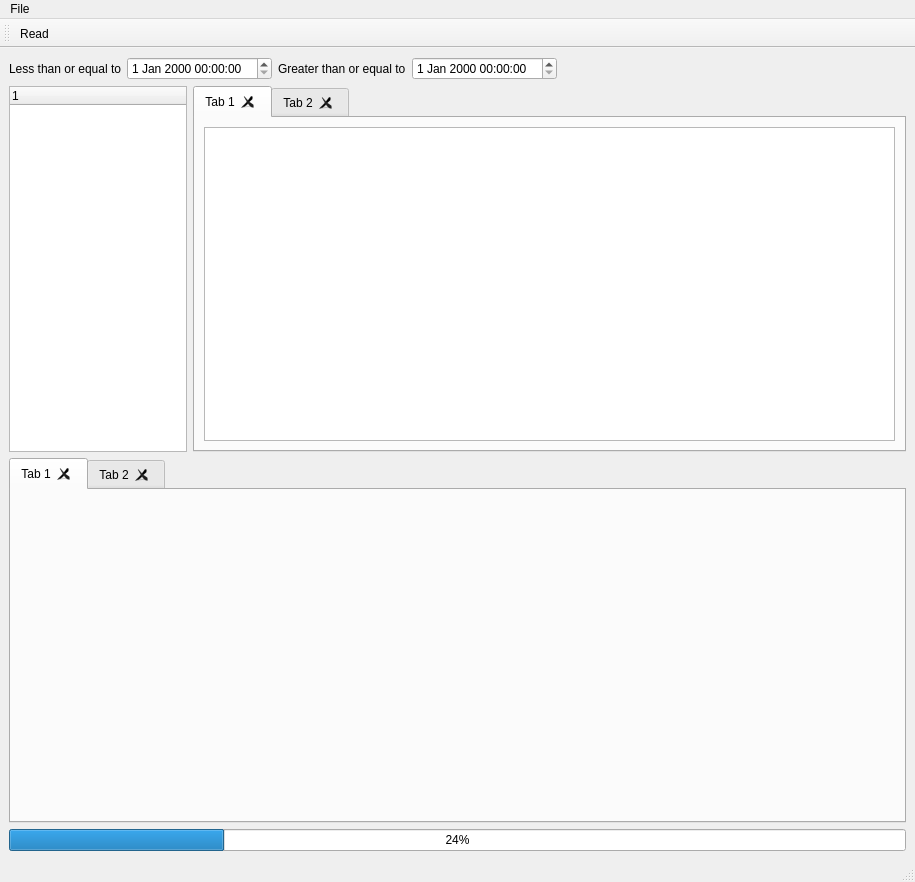
<?xml version="1.0" encoding="UTF-8"?>
<ui version="4.0">
 <class>MainWindow</class>
 <widget class="QMainWindow" name="MainWindow">
  <property name="geometry">
   <rect>
    <x>0</x>
    <y>0</y>
    <width>915</width>
    <height>882</height>
   </rect>
  </property>
  <property name="windowTitle">
   <string>MainWindow</string>
  </property>
  <widget class="QWidget" name="centralwidget">
   <layout class="QHBoxLayout" name="horizontalLayout_2">
    <item>
     <layout class="QVBoxLayout" name="verticalLayout">
      <item>
       <layout class="QHBoxLayout" name="horizontalLayout">
        <item>
         <widget class="QLabel" name="label">
          <property name="text">
           <string>Less than or equal to</string>
          </property>
         </widget>
        </item>
        <item>
         <widget class="QDateTimeEdit" name="dateTimeEdit"/>
        </item>
        <item>
         <widget class="QLabel" name="label_2">
          <property name="text">
           <string>Greater than or equal to</string>
          </property>
         </widget>
        </item>
        <item>
         <widget class="QDateTimeEdit" name="dateTimeEdit_2"/>
        </item>
        <item>
         <spacer name="horizontalSpacer">
          <property name="orientation">
           <enum>Qt::Horizontal</enum>
          </property>
          <property name="sizeHint" stdset="0">
           <size>
            <width>40</width>
            <height>20</height>
           </size>
          </property>
         </spacer>
        </item>
       </layout>
      </item>
      <item>
       <layout class="QGridLayout" name="gridLayout">
        <item row="0" column="1">
         <widget class="QTabWidget" name="tabWidget">
          <property name="sizePolicy">
           <sizepolicy hsizetype="Expanding" vsizetype="Expanding">
            <horstretch>4</horstretch>
            <verstretch>0</verstretch>
           </sizepolicy>
          </property>
          <property name="currentIndex">
           <number>0</number>
          </property>
          <property name="tabsClosable">
           <bool>true</bool>
          </property>
          <widget class="QWidget" name="tab">
           <attribute name="title">
            <string>Tab 1</string>
           </attribute>
           <layout class="QGridLayout" name="gridLayout_2">
            <item row="0" column="0">
             <widget class="QTextEdit" name="textEdit"/>
            </item>
           </layout>
          </widget>
          <widget class="QWidget" name="tab_2">
           <attribute name="title">
            <string>Tab 2</string>
           </attribute>
          </widget>
         </widget>
        </item>
        <item row="0" column="0">
         <widget class="QTreeWidget" name="treeWidget">
          <property name="sizePolicy">
           <sizepolicy hsizetype="Expanding" vsizetype="Expanding">
            <horstretch>1</horstretch>
            <verstretch>0</verstretch>
           </sizepolicy>
          </property>
          <property name="minimumSize">
           <size>
            <width>150</width>
            <height>0</height>
           </size>
          </property>
          <property name="maximumSize">
           <size>
            <width>250</width>
            <height>16777215</height>
           </size>
          </property>
          <column>
           <property name="text">
            <string notr="true">1</string>
           </property>
          </column>
         </widget>
        </item>
       </layout>
      </item>
      <item>
       <widget class="QTabWidget" name="tabWidget_2">
        <property name="tabsClosable">
         <bool>true</bool>
        </property>
        <widget class="QWidget" name="tab_3">
         <attribute name="title">
          <string>Tab 1</string>
         </attribute>
        </widget>
        <widget class="QWidget" name="tab_4">
         <attribute name="title">
          <string>Tab 2</string>
         </attribute>
        </widget>
       </widget>
      </item>
      <item>
       <widget class="QProgressBar" name="progressBar">
        <property name="value">
         <number>24</number>
        </property>
       </widget>
      </item>
     </layout>
    </item>
   </layout>
  </widget>
  <widget class="QMenuBar" name="menubar">
   <property name="geometry">
    <rect>
     <x>0</x>
     <y>0</y>
     <width>915</width>
     <height>23</height>
    </rect>
   </property>
   <widget class="QMenu" name="menuFile">
    <property name="title">
     <string>File</string>
    </property>
    <addaction name="actionRead"/>
   </widget>
   <addaction name="menuFile"/>
  </widget>
  <widget class="QToolBar" name="toolBar">
   <property name="windowTitle">
    <string>toolBar</string>
   </property>
   <attribute name="toolBarArea">
    <enum>TopToolBarArea</enum>
   </attribute>
   <attribute name="toolBarBreak">
    <bool>false</bool>
   </attribute>
   <addaction name="actionRead"/>
  </widget>
  <widget class="QStatusBar" name="statusBar"/>
  <action name="actionRead">
   <property name="text">
    <string>Read</string>
   </property>
  </action>
 </widget>
 <resources/>
 <connections/>
</ui>
